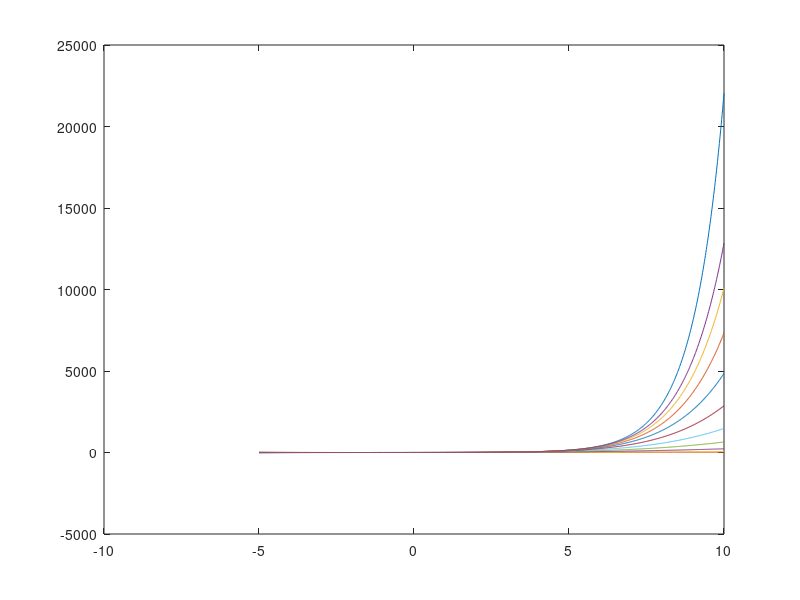

Recreate this plot in MATLAB.
x=linspace(-5,10,1000);
y=exp(x);
plot(x,y);
hold on;
y1=x+1;
plot(x,y1);
hold on;
y2=1+x+x.^2/2;
plot(x,y2);
hold on;
y3=1+x+x.^2/2+x.^3/6;
plot(x,y3);
hold on;
y4=1+x+x.^2/2+x.^3/6+x.^4/24;
plot(x,y4);
hold on;
y5=1+x+x.^2/2+x.^3/6+x.^4/24+x.^5/120;
plot(x,y5);
hold on;
y6=1+x+x.^2/2+x.^3/6+x.^4/24+x.^5/120+x.^6/720;
plot(x,y6);
hold on;
y7=1+x+x.^2/2+x.^3/6+x.^4/24+x.^5/120+x.^6/720+x.^7/5040;
plot(x,y7);
hold on;
y8=1+x+x.^2/2+x.^3/6+x.^4/24+x.^5/120+x.^6/720+x.^7/5040+x.^8/40320;
plot(x,y8);
hold on;
y9=1+x+x.^2/2+x.^3/6+x.^4/24+x.^5/120+x.^6/720+x.^7/5040+x.^8/40320+x.^9/362880;
plot(x,y9);
hold on;
y10=1+x+x.^2/2+x.^3/6+x.^4/24+x.^5/120+x.^6/720+x.^7/5040+x.^8/40320+x.^9/362880+x.^10/3628800;
plot(x,y10);
